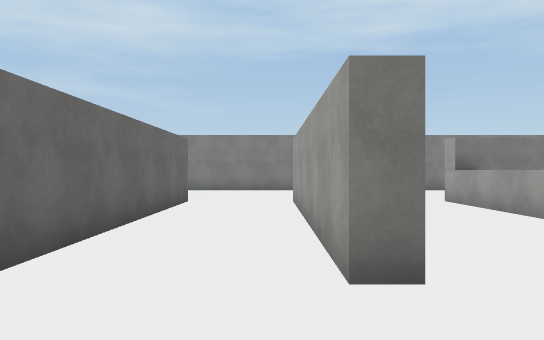
[1] (above)

24 first-person views from a walk through a Unity game level. The camera is 1.5 m above the floor, looks level and sees 70° across. The floor is counted in squares, 2 m on a side. Each view is taken from the middle of a square. On the plan, view 1 faces up. The plan holds only what a view shows up to about 12 squares ahead; the rest is blank. The player is left out. Surface patterns are stand-ins for the level's own textures.

[2]
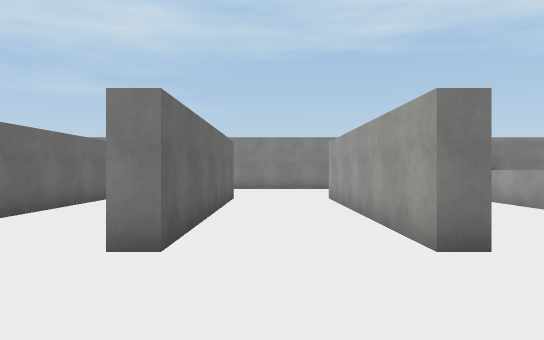

[3]
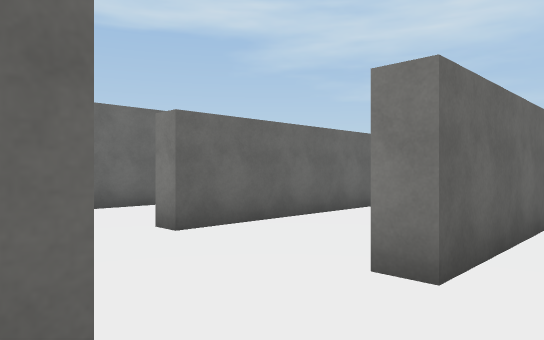

[4]
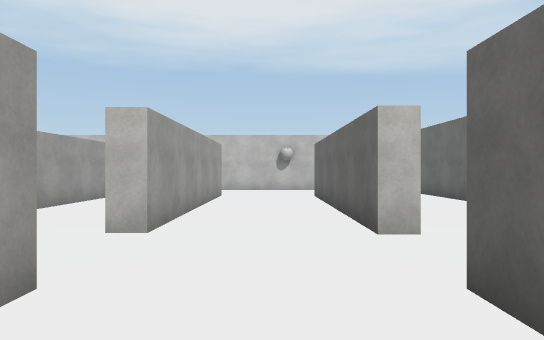

[5]
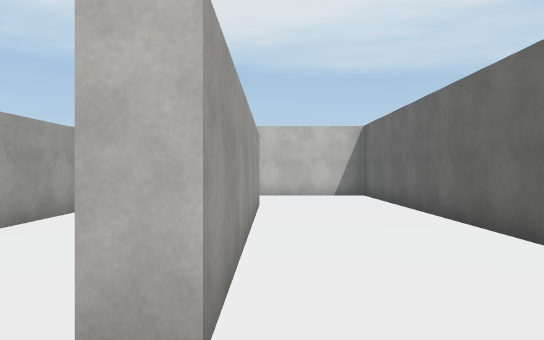

[6]
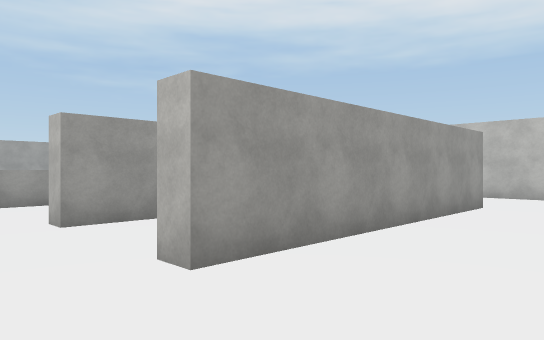

[7]
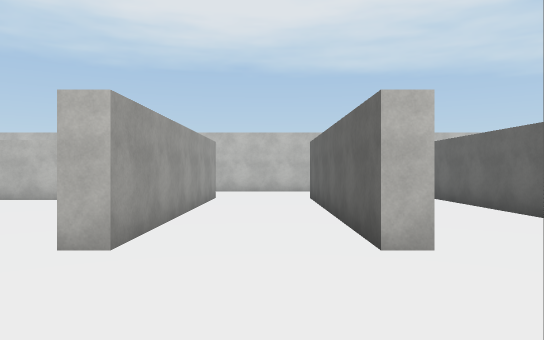

[8]
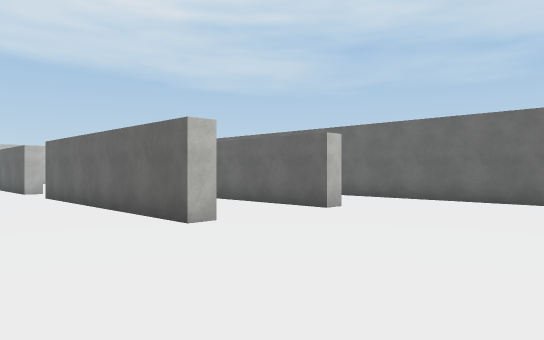

[9]
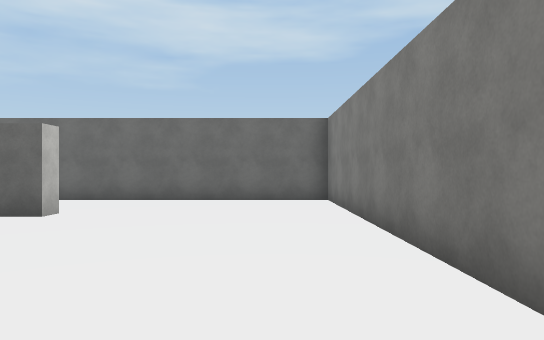

[10]
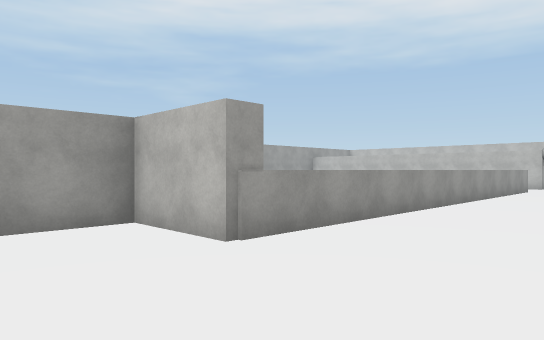

[11]
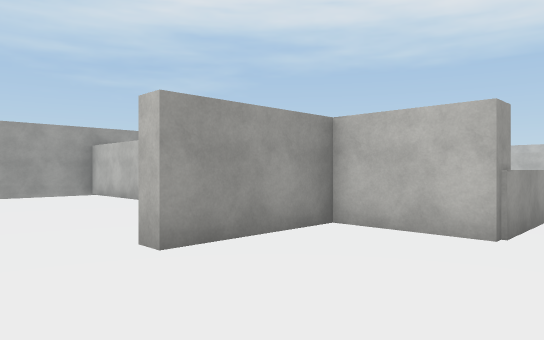

[12]
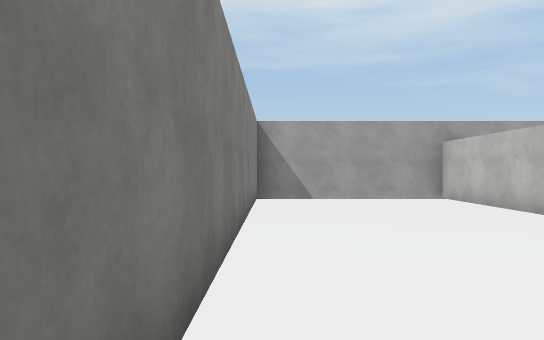

[13]
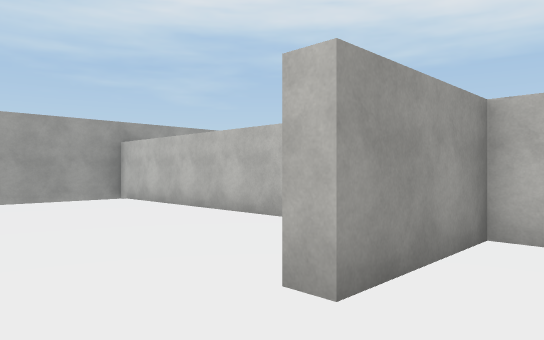

[14]
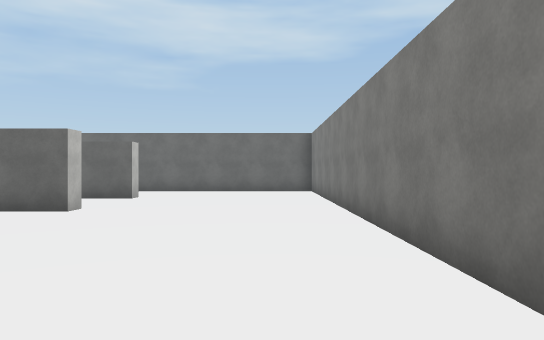

[15]
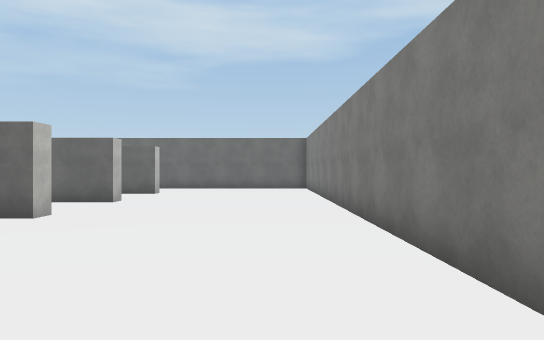

[16]
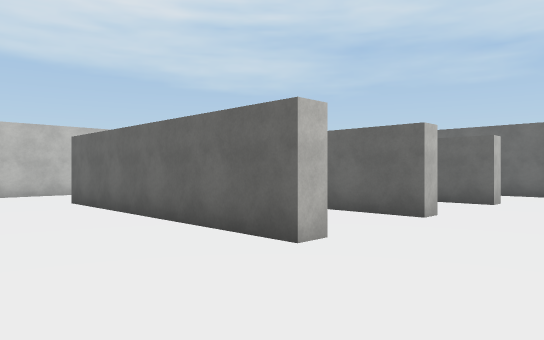

[17]
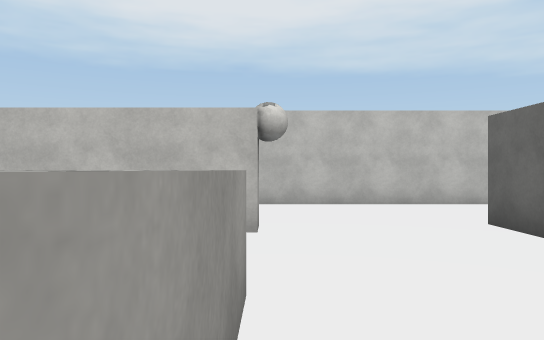

[18]
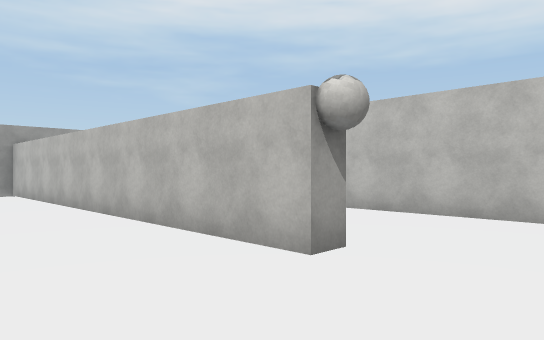

[19]
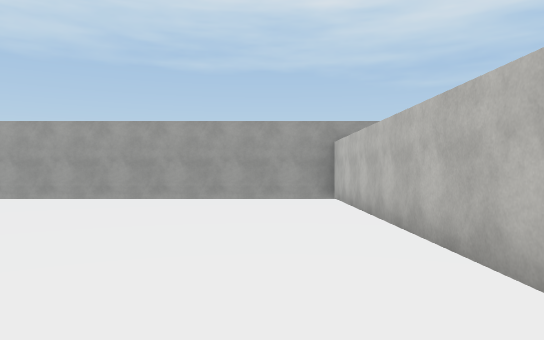

[20]
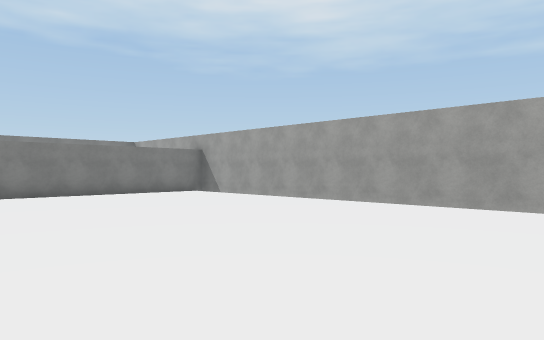

[21]
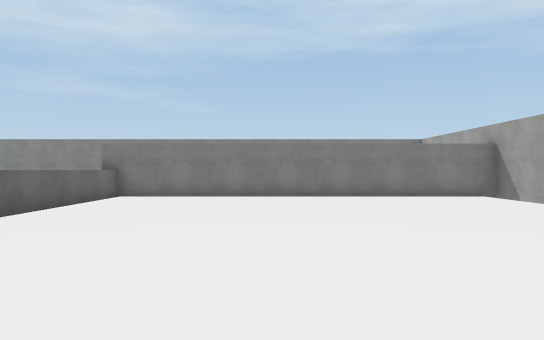

[22]
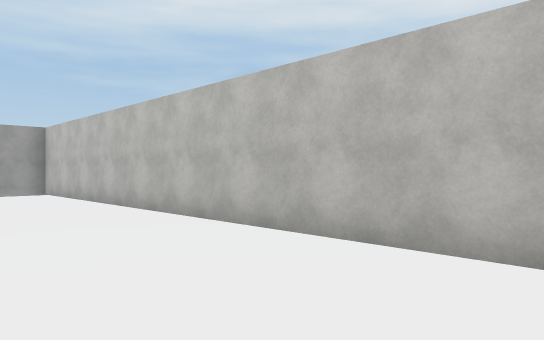

[23]
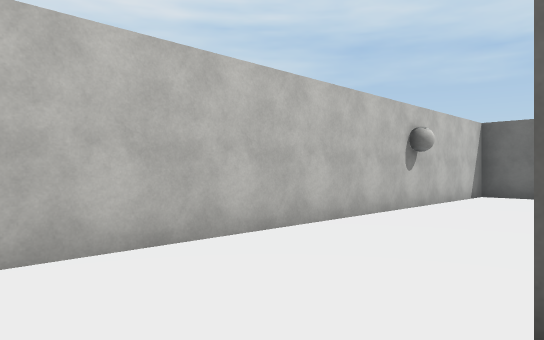

[24]
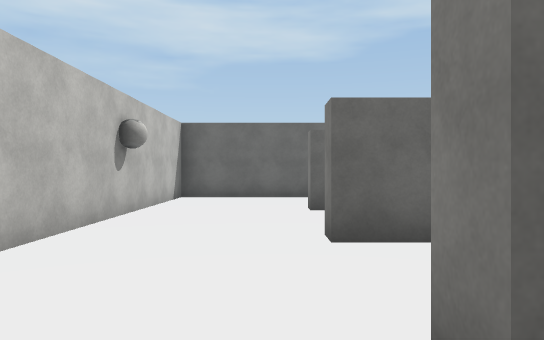

### Floor plan
Points are (right, up) in squares from view 1. A wall is a line through its corners. A room is listed if a view was taken in it or the views show most of it. See-through windows are left out.
Room 1 (views 1, 2, 3, 4, 5, 6, 7, 8, 9, 10, 11, 12, 13, 14, 15, 16, 17, 18, 19, 20, 21, 22, 23, 24)
walls: (1.1, 2.5) (0.5, 2.5) (0.5, 9.5) (1, 9.5) (1, 8.8); (1, 0.5) (1, -6.4) (0.5, -6.4) (0.5, 0.5) (1, 0.5); (4.2, -3) (4.2, 9.5) (6.3, 9.5) (6.3, 12.2) (6.8, 12.2); (-2, 0.5) (-2, -6.4) (-2.5, -6.4) (-2.5, 0.5) (-2, 0.5); (4.7, 8.9) (4.7, 4.1); (4.2, -6.2) (4.2, -5.7) (15.3, -5.7) (15.3, 5.8); (-2.6, 9.5) (-2, 9.5) (-2, 2.5) (-2.5, 2.5) (-2.5, 3); (-5.8, 9.5) (-5.2, 9.5) (-5.2, 2.5) (-5.8, 2.5); (-8.7, 0.8) (-8.7, -9.5) (15.3, -9.5) (15.3, -8.2); (-8.7, 4.2) (-8.7, 2.8); (-5.7, -6.2) (-5.7, 0.5) (-5.2, 0.5) (-5.2, -6.4); (7.4, 14.4) (-8.7, 14.4) (-8.7, 7.2); (15.3, 7) (15.3, 8.9) (4.1, 8.9)
ways out: opening at (7, 13.5) to room 2
Room 2 (no view inside)
walls: (9.2, 9.5) (15.3, 9.5) (15.3, 14.5); (14.9, 14.4) (7.4, 14.4)
ways out: opening at (7, 13.5) to room 1

Positions as (right, up) in squares from view 1, and headings:
1: (0, 0), facing up
2: (-1, -1), facing up
3: (-1, 0), facing up-left
4: (-4, 5), facing down
5: (-6, 2), facing down
6: (-5, 2), facing down-right
7: (-1, 4), facing down
8: (1, 14), facing down-left
9: (1, 13), facing left
10: (1, 12), facing down-right
11: (3, 14), facing down-right
12: (5, 14), facing right
13: (5, 14), facing down-right
14: (5, 13), facing left
15: (7, 13), facing left
16: (4, 3), facing down-left
17: (4, -1), facing down
18: (2, -3), facing down-right
19: (5, -4), facing right
20: (7, -3), facing up-right
21: (9, -2), facing up
22: (2, -6), facing down-right
23: (3, -6), facing down-left
24: (2, -7), facing left
